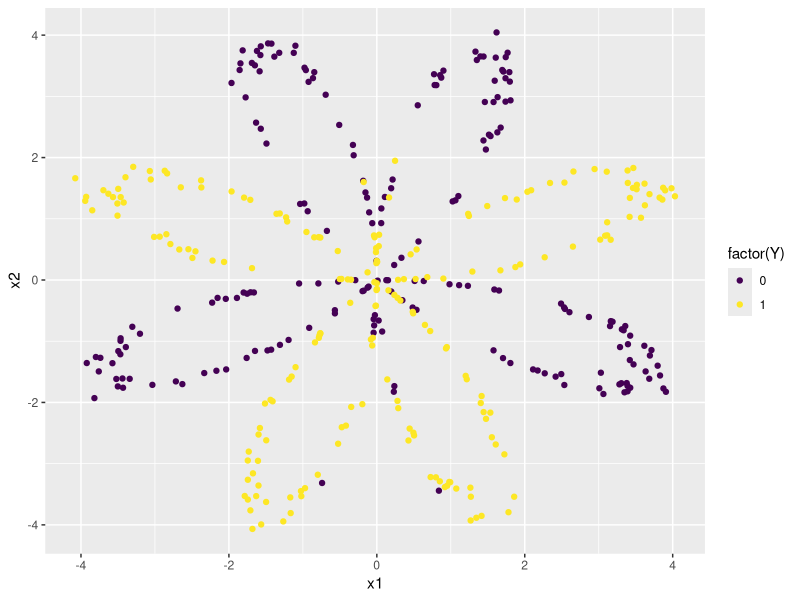
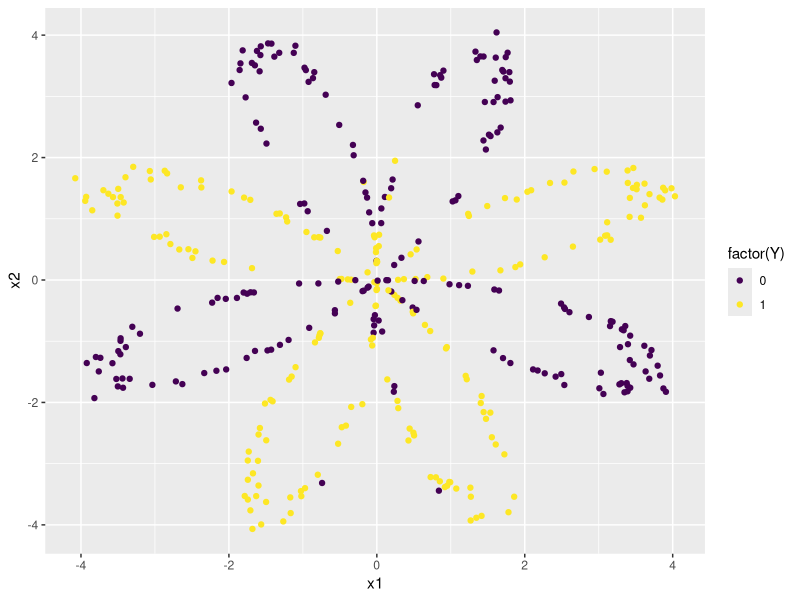
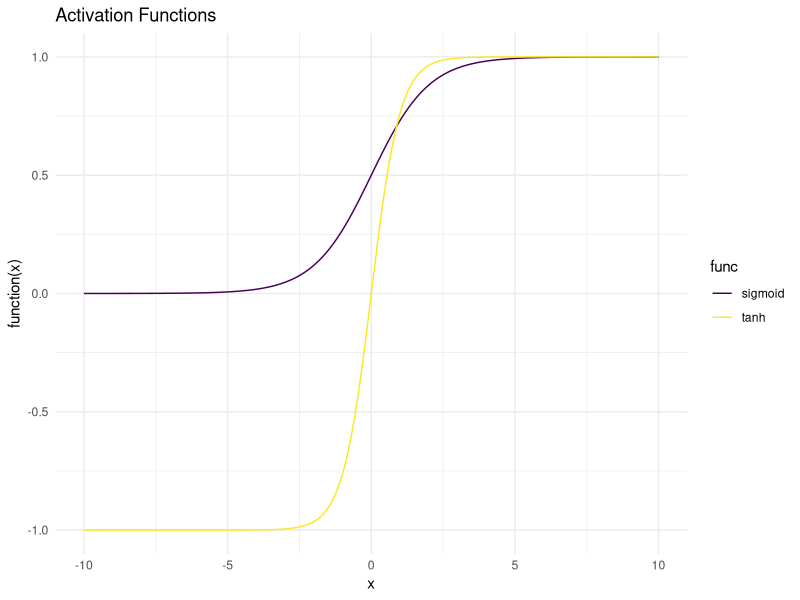
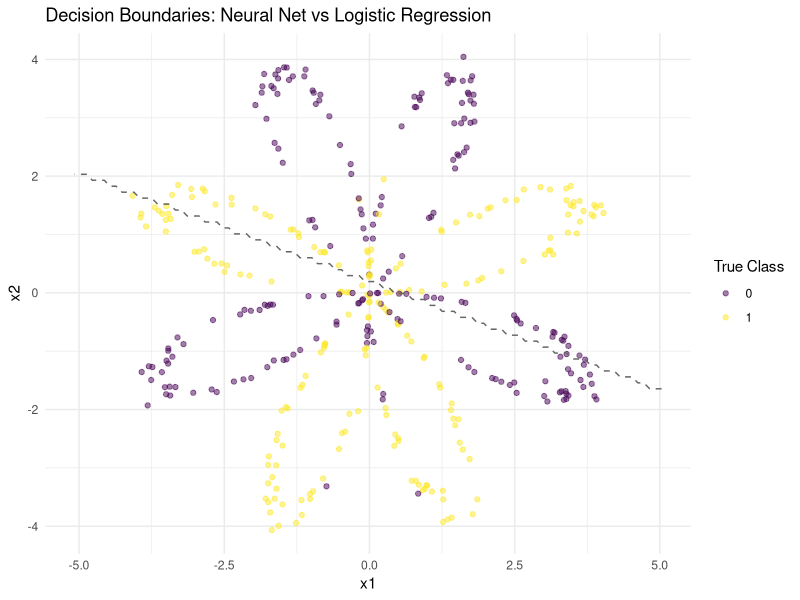

R code for these plots, in order:
## ---- chunk 1
library(tidyverse)
set.seed(69)
## ---- chunk 2
planar_dataset <- function(){
set.seed(1)
m <- 400
N <- m/2
D <- 2
x <- matrix(0, nrow = m, ncol = D)
Y <- matrix(0, nrow = m, ncol = 1)
a <- 4

for(j in 0:1){
ix <- seq((N*j)+1, N*(j+1))
t <- seq(j*3.12,(j+1)*3.12,length.out = N) + rnorm(N, sd = 0.2)
r <- a*sin(4*t) + rnorm(N, sd = 0.2)
x[ix,1] <- r*sin(t)
x[ix,2] <- r*cos(t)
Y[ix,] <- j
}

d <- as.data.frame(cbind(x, Y))
names(d) <- c('x1','x2','Y')
d
}


df <- planar_dataset()


ggplot(df, aes(x = x1, y = x2, color = factor(Y))) +
geom_point() +
  scale_color_viridis_d()
## ---- chunk 3
df <- df[sample(nrow(df)), ]
head(df)
ggplot(df, aes(x1, x2, color = factor(Y))) +
  geom_point() +
  scale_color_viridis_d()
## ---- chunk 4
train_test_split_index <- 0.8*nrow(df) # split into training and testing
train <- df[1:train_test_split_index, ] # extract first 80% rows into train set
head(train)

test <- df[(train_test_split_index+1): nrow(df), ] # last 20% for testing 
head(test)
## ---- chunk 5
# training:
x_train <- scale(train[, c(1:2)]) # select columns 1 and 2 (input values only)
y_train <- train$Y # leave output the same
dim(y_train) <- c(length(y_train), 1) # add extra dimension to the vector 
# testing:
x_test <- scale(test[, c(1:2)]) # also standardize input values for testing set
y_test <- test$Y
dim(y_test) <- c(length(y_test), 1)
## ---- chunk 6
glimpse(x_train)
## ---- chunk 7
glimpse(y_train)
## ---- chunk 8
glimpse(x_test)
## ---- chunk 9
glimpse(y_test)
## ---- chunk 10
x_train <- as.matrix(x_train, byrow=TRUE)
x_train <- t(x_train)
y_train <- as.matrix(y_train, byrow=TRUE)
y_train <- t(y_train)

x_test <- as.matrix(x_test, byrow=TRUE)
x_test <- t(x_test)
y_test <- as.matrix(y_test, byrow=TRUE)
y_test <- t(y_test)
## ---- chunk 11
glimpse(x_train)
glimpse(y_train)
glimpse(x_test)
glimpse(y_test)
## ---- chunk 12
getLayerSize <- function(x, y, hidden_neurons, train=TRUE) {
  n_x <- dim(x)[1]
  n_h <- hidden_neurons
  n_y <- dim(y)[1]   
  
  size <- list("n_x" = n_x,
               "n_h" = n_h,
               "n_y" = n_y)
  
  return(size)
}
## ---- chunk 13
layer_size <- getLayerSize(x_train, y_train, hidden_neurons = 4)
layer_size # number of neurons is based on the shape of the input and output matrices
## ---- chunk 14
initializeParameters <- function(x, list_layer_size){
  # takes input matrix as arg and list which contains the layer sizes (number of neurons).
  # Returns the sets of trainable parameters W1, b1 and W2, b2 which are represented as random weights matrices.

    m <- dim(data.matrix(x))[2]
    
    n_x <- list_layer_size$n_x
    n_h <- list_layer_size$n_h
    n_y <- list_layer_size$n_y
        
    W1 <- matrix(runif(n_h * n_x), nrow = n_h, ncol = n_x, byrow = TRUE) * 0.01
    b1 <- matrix(rep(0, n_h), nrow = n_h)
    W2 <- matrix(runif(n_y * n_h), nrow = n_y, ncol = n_h, byrow = TRUE) * 0.01
    b2 <- matrix(rep(0, n_y), nrow = n_y)
    
    params <- list("W1" = W1,
                   "b1" = b1, 
                   "W2" = W2,
                   "b2" = b2)
    
    return (params)
}
## ---- chunk 15
init_params <- initializeParameters(x_train, layer_size)
lapply(init_params, function(x) dim(x))
## ---- chunk 16
sigmoid <- function(x){
  # Transforms the output of neural net layer into probability between 0 and 1.
  # Sigmoid applied as output layer for binary classification.
    return(1 / (1 + exp(-x))) # formula
}

# Although the tanh() function is already present in base R, I'm going to define it anyway for clarity:
tanh <- function(x){ # Hyperbolic tangent
  # The output of this ranges from -1 to 1, making it so the model can capture negative AND positive inputs.
  # This helps gradient flow better for backpropagation by centering the output around 0.
  return((exp(x) - exp(-x)) / (exp(x) + exp(-x))) # formula
}

# Plot the two functions:
x_vec <- seq(-10,10, length.out=400)
activ_df <- data.frame(x = x_vec,
                       sigmoid = sigmoid(x_vec),
                       tanh = tanh(x_vec)) %>%
  pivot_longer(!x, names_to = "func", values_to = "y")
ggplot(activ_df, aes(x = x, y = y, color = func)) +
  geom_line() +
  ggtitle("Activation Functions") +
  theme_minimal() +
  scale_color_viridis_d() +
  labs(x = "x", y = "function(x)")
## ---- chunk 17
forwardPropagation <- function(x, params, list_layer_size){
  # Input is passed through each layer of the network where each neuron performs calculations:
  # input vals are multiplied by weights associated with connections (determining importance of each input feature)
  # bias term added after each calculation
  # then activation function is applied
  # final value passed to next layer (in this case network output, which is a prediction)
    
    m <- dim(x)[2]
    n_h <- list_layer_size$n_h
    n_y <- list_layer_size$n_y
    
    W1 <- params$W1
    b1 <- params$b1
    W2 <- params$W2
    b2 <- params$b2
    
    b1_new <- matrix(rep(b1, m), nrow = n_h)
    b2_new <- matrix(rep(b2, m), nrow = n_y)
    
    Z1 <- W1 %*% x + b1_new
    A1 <- sigmoid(Z1)
    Z2 <- W2 %*% A1 + b2_new
    A2 <- sigmoid(Z2)
    
    cache <- list("Z1" = Z1,
                  "A1" = A1, 
                  "Z2" = Z2,
                  "A2" = A2)

    return (cache)
}
## ---- chunk 18
fwd_prop <- forwardPropagation(x_train, init_params, layer_size)
lapply(fwd_prop, function(x) dim(x))
## ---- chunk 19
computeCost <- function(x, y, cache) {
  # We are using log loss, i.e. binary cross entropy loss function.
  # Inputs: input matrix x from part 1, true labels y, and a cache (last output from part 1)
    m <- dim(x)[2]
    A2 <- cache$A2
    logprobs <- (log(A2) * y) + (log(1-A2) * (1-y))
    cost <- -sum(logprobs/m)
    return (cost)
}
cost <- computeCost(x_train, y_train, fwd_prop)
cost
## ---- chunk 20
backwardPropagation <- function(x, y, cache, params, list_layer_size){
    
    m <- dim(x)[2]
    
    n_x <- list_layer_size$n_x
    n_h <- list_layer_size$n_h
    n_y <- list_layer_size$n_y

    A2 <- cache$A2
    A1 <- cache$A1
    W2 <- params$W2

    dZ2 <- A2 - y
    dW2 <- 1/m * (dZ2 %*% t(A1)) 
    db2 <- matrix(1/m * sum(dZ2), nrow = n_y)
    db2_new <- matrix(rep(db2, m), nrow = n_y)
    
    dZ1 <- (t(W2) %*% dZ2) * (1 - A1^2)
    dW1 <- 1/m * (dZ1 %*% t(x))
    db1 <- matrix(1/m * sum(dZ1), nrow = n_h)
    db1_new <- matrix(rep(db1, m), nrow = n_h)
    
    grads <- list("dW1" = dW1, 
                  "db1" = db1,
                  "dW2" = dW2,
                  "db2" = db2)
    
    return(grads)
}
## ---- chunk 21
back_prop <- backwardPropagation(x_train, y_train, fwd_prop, init_params, layer_size)
lapply(back_prop, function(x) dim(x))
## ---- chunk 22
updateParameters <- function(grads, params, learning_rate){

    W1 <- params$W1
    b1 <- params$b1
    W2 <- params$W2
    b2 <- params$b2
    
    dW1 <- grads$dW1
    db1 <- grads$db1
    dW2 <- grads$dW2
    db2 <- grads$db2
    
    
    W1 <- W1 - learning_rate * dW1
    b1 <- b1 - learning_rate * db1
    W2 <- W2 - learning_rate * dW2
    b2 <- b2 - learning_rate * db2
    
    updated_params <- list("W1" = W1,
                           "b1" = b1,
                           "W2" = W2,
                           "b2" = b2)
    
    return (updated_params)
}
## ---- chunk 23
update_params <- updateParameters(back_prop, init_params, learning_rate = 0.01)
lapply(update_params, function(x) dim(x))
## ---- chunk 24
trainModel <- function(x, y, num_iteration, hidden_neurons, lr){
    
    layer_size <- getLayerSize(x, y, hidden_neurons)
    init_params <- initializeParameters(x, layer_size)
    cost_history <- c()
    for (i in 1:num_iteration) {
        fwd_prop <- forwardPropagation(x, init_params, layer_size)
        cost <- computeCost(x, y, fwd_prop)
        back_prop <- backwardPropagation(x, y, fwd_prop, init_params, layer_size)
        update_params <- updateParameters(back_prop, init_params, learning_rate = lr)
        init_params <- update_params
        cost_history <- c(cost_history, cost)
        
        if (i %% 10000 == 0) cat("Iteration", i, " | Cost: ", cost, "\n")
    }
    
    model_out <- list("updated_params" = update_params,
                      "cost_hist" = cost_history)
    return (model_out)
}
## ---- chunk 25
EPOCHS = 60000
HIDDEN_NEURONS = 40
LEARNING_RATE = 0.9

train_model <- trainModel(x_train, y_train, hidden_neurons = HIDDEN_NEURONS, num_iteration = EPOCHS, lr = LEARNING_RATE)
## ---- chunk 26
lr_model <- glm(Y ~ x1 + x2, data = train)
lr_model
## ---- chunk 27
lr_pred <- round(as.vector(predict(lr_model, test[, 1:2])))
lr_pred
## ---- chunk 28
makePrediction <- function(x, y, hidden_neurons){
    layer_size <- getLayerSize(x, y, hidden_neurons)
    params <- train_model$updated_params
    fwd_prop <- forwardPropagation(x, params, layer_size)
    pred <- fwd_prop$A2
    
    return (pred)
}
## ---- chunk 29
y_pred <- makePrediction(x_test, y_test, HIDDEN_NEURONS)
y_pred <- round(y_pred)
head(y_pred)
## ---- chunk 30
# Create a grid over the input space
x1_min <- min(df$x1) - 1
x1_max <- max(df$x1) + 1
x2_min <- min(df$x2) - 1
x2_max <- max(df$x2) + 1

grid <- expand.grid(x1 = seq(x1_min, x1_max, length.out = 100),
                    x2 = seq(x2_min, x2_max, length.out = 100))

# Logistic regression predictions
log_reg_preds <- round(predict(lr_model, newdata = grid))

# Neural network predictions
x_grid <- as.matrix(grid)
x_grid <- t(x_grid)
nn_preds <- makePrediction(x_grid, matrix(0, nrow = 1), HIDDEN_NEURONS) # dummy y for prediction
nn_preds <- round(nn_preds)

# Plot the decision boundaries of both models
grid$log_reg_preds <- log_reg_preds
grid$nn_preds <- as.factor(nn_preds)

ggplot(df, aes(x = x1, y = x2, color = factor(Y))) +
  geom_point(alpha = 0.5) +
  
  # Logistic regression boundary
  geom_contour(data = grid, aes(x = x1, y = x2, z = as.numeric(log_reg_preds)),
               breaks = 0.5, color = "grey40", linetype = "dashed") +
  
  # Neural net boundary
  geom_contour(data = grid, aes(x = x1, y = x2, z = as.numeric(nn_preds)),
               breaks = 0.5, color = "black") +
  
  scale_color_viridis_d() +
  labs(title = "Decision Boundaries: Neural Net vs Logistic Regression",
       x = "x1", y = "x2", color = "True Class") +
  theme_minimal()

